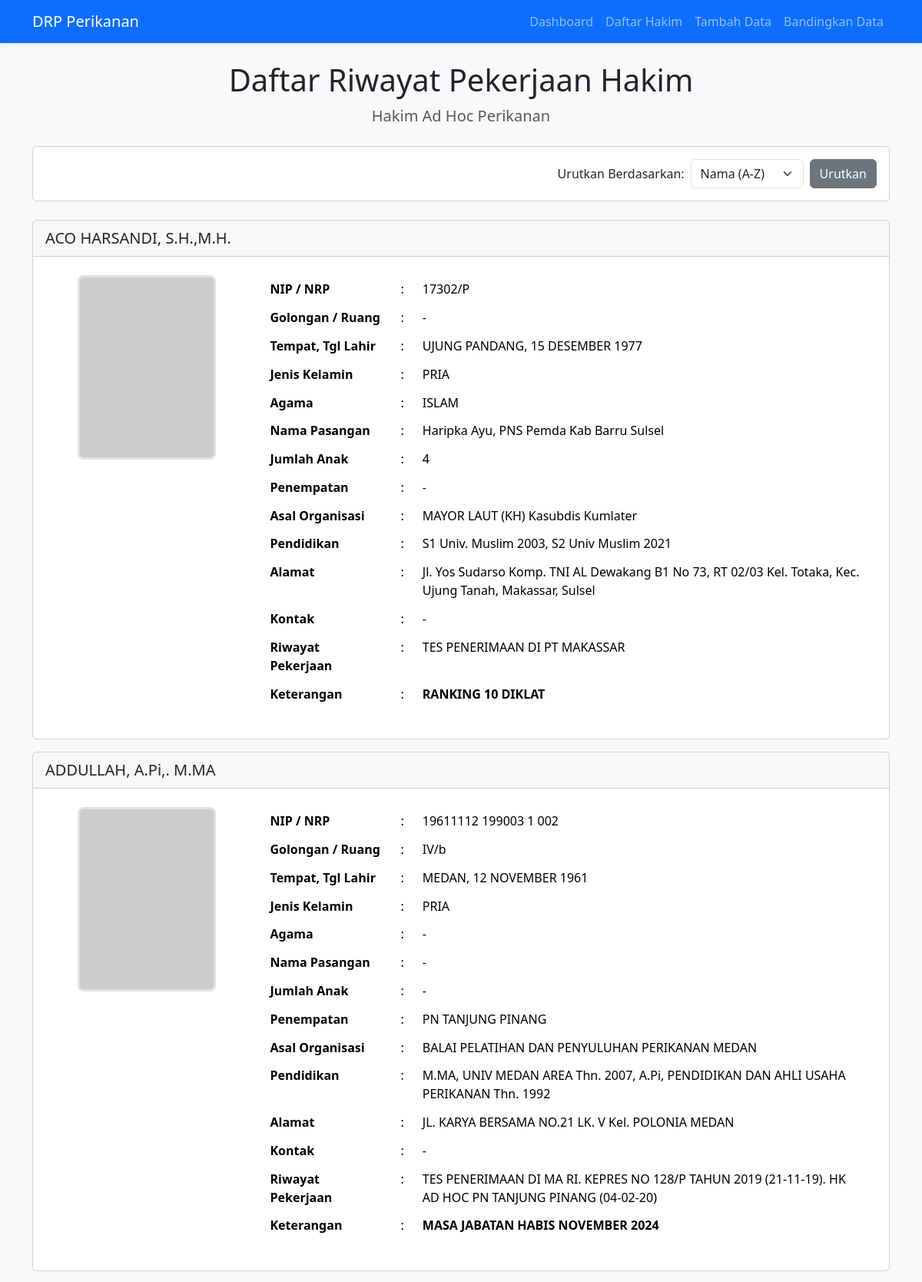
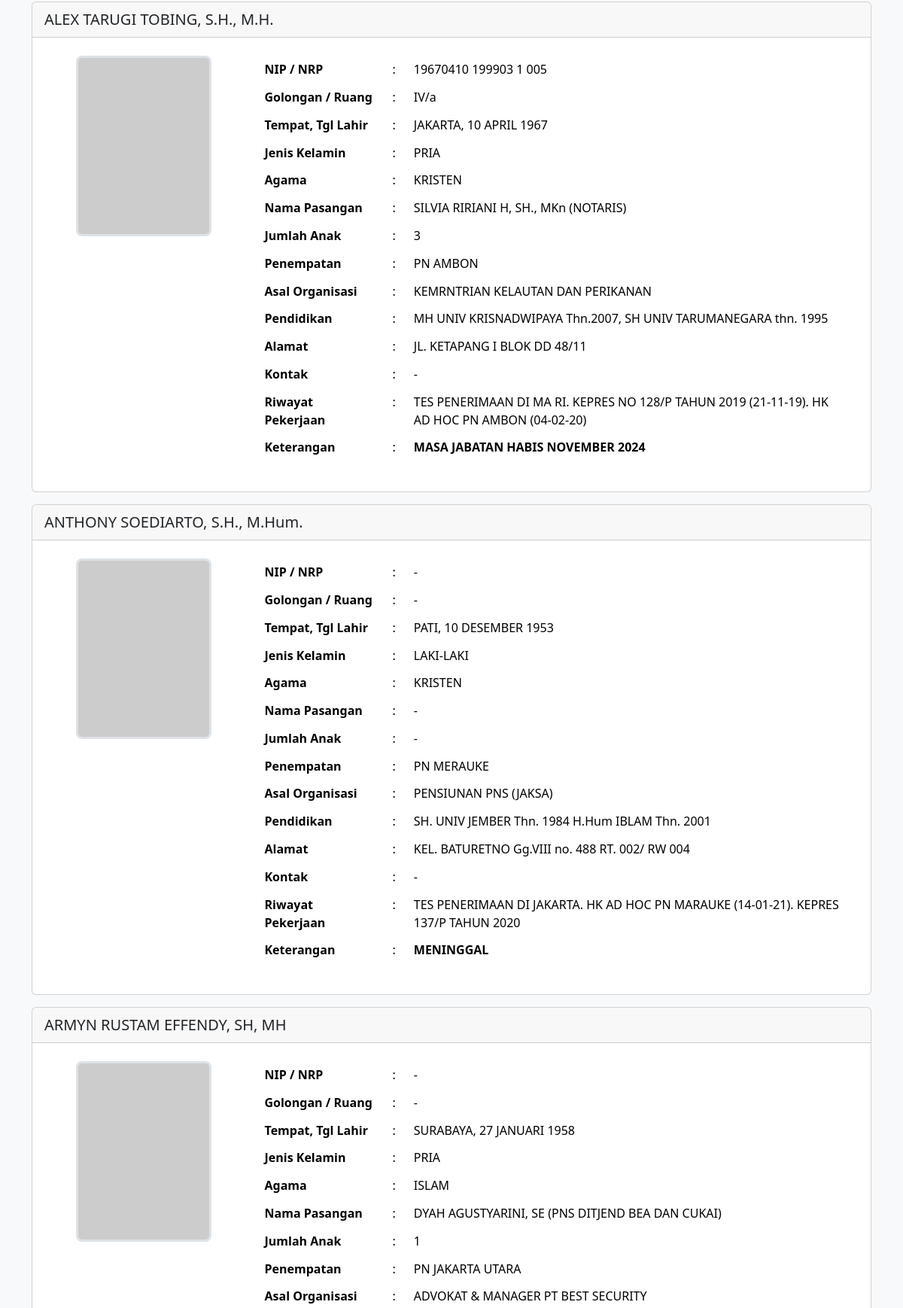
Page /drp_perikanan.php (upper part) on the committed database (2 pictures, top to bottom).
### tables this page shows
CREATE TABLE `drp_hakim_perikanan` (
  `id` int(11) NOT NULL,
  `nama` varchar(255) NOT NULL,
  `foto_filename` varchar(255) DEFAULT NULL,
  `nip_nrp` varchar(100) DEFAULT NULL,
  `gol_rg` varchar(100) DEFAULT NULL,
  `tempat_lahir` varchar(100) DEFAULT NULL,
  `tanggal_lahir` varchar(100) DEFAULT NULL,
  `jenis_kelamin` varchar(50) DEFAULT NULL,
  `agama` varchar(50) DEFAULT NULL,
  `jabatan` varchar(255) DEFAULT 'Hakim Ad Hoc Perikanan',
  `penempatan` varchar(255) DEFAULT NULL,
  `asal_organisasi` text DEFAULT NULL,
  `nama_pasangan` varchar(255) DEFAULT NULL,
  `jumlah_anak` varchar(10) DEFAULT NULL,
  `pendidikan` text DEFAULT NULL,
  `alamat` text DEFAULT NULL,
  `kontak` varchar(255) DEFAULT NULL,
  `riwayat_pekerjaan` text DEFAULT NULL,
  `keterangan` text DEFAULT NULL
);

### drp_perikanan.php (the view, shortened to what this page needs)
<!DOCTYPE html>
<html lang="id">
<head>
    <link href="https://cdn.jsdelivr.net/npm/bootstrap@5.3.2/dist/css/bootstrap.min.css" rel="stylesheet">
</head>
<body>
<nav class="navbar navbar-expand-lg navbar-dark bg-primary shadow-sm">
  <div class="container">
    <a class="navbar-brand" href="drp_perikanan.php">DRP Perikanan</a>
    <div class="collapse navbar-collapse" id="navbarNav">
      <ul class="navbar-nav ms-auto">
         <li class="nav-item">
          <a class="nav-link" href="index.php">Dashboard</a>
        </li>
        <li class="nav-item">
          <a class="nav-link" href="drp_perikanan.php">Daftar Hakim</a>
        </li>
        <li class="nav-item">
          <a class="nav-link" href="tambah_data_drpp.php">Tambah Data</a>
        </li>
        <li class="nav-item">
          <a class="nav-link" href="compare.php">Bandingkan Data</a>
        </li>
      </ul>
    </div>
  </div>
</nav>
<div class="container mt-4">
    <div class="text-center mb-4">
        <h1 class="display-6">Daftar Riwayat Pekerjaan Hakim</h1>
        <p class="lead text-muted">Hakim Ad Hoc Perikanan</p>
    </div>
    <div class="card mb-4">
        <div class="card-body">
            <form method="GET" action="drp_perikanan.php" class="d-flex justify-content-end align-items-center gap-2">
                <label for="sort" class="form-label mb-0">Urutkan Berdasarkan:</label>
                <select name="sort" id="sort" class="form-select w-auto">
                    <option value="nama_asc" <?php if (isset($_GET['sort']) && $_GET['sort'] == 'nama_asc') echo 'selected'; ?>>Nama (A-Z)</option>
                </select>
                <button type="submit" class="btn btn-secondary">Urutkan</button>
            </form>
        </div>
    </div>
    <?php
    require_once 'koneksi.php';
    $sort_option = $_GET['sort'] ?? 'nama_asc';
    $order_by = 'nama ASC';
    switch ($sort_option) {
        default:
            $order_by = 'nama ASC';
            break;
    }
    $sql = "SELECT * FROM drp_hakim_perikanan ORDER BY $order_by";
    $result = $conn->query($sql);
    if ($result->num_rows > 0) {
        while($row = $result->fetch_assoc()) {
            echo '<div class="card mb-3">';
            echo '<div class="card-header fs-5">' . htmlspecialchars($row["nama"]) . '</div>';
            echo '<div class="card-body p-4"><div class="row g-4">';
            echo '<div class="col-lg-3 d-flex justify-content-center align-items-start">';
            $foto_folder = 'foto_hakim/';
            $foto_path = $foto_folder . htmlspecialchars($row["foto_filename"] ?? '');
            if (!empty($row["foto_filename"]) && file_exists($foto_path)) {
                echo '<img src="' . $foto_path . '" alt="Foto ' . htmlspecialchars($row["nama"]) . '" class="profile-pic">';
            } else {
                echo '<img src="https://via.placeholder.com/180x240.png?text=Foto" alt="Foto tidak tersedia" class="profile-pic">';
            }
            echo '</div>';
            echo '<div class="col-lg-9"><table class="table table-custom">';
            echo '<tr><td>NIP / NRP</td><td>:</td><td>' . htmlspecialchars($row["nip_nrp"] ?: '-') . '</td></tr>';
            echo '<tr><td>Golongan / Ruang</td><td>:</td><td>' . htmlspecialchars($row["gol_rg"] ?: '-') . '</td></tr>';
            echo '<tr><td>Tempat, Tgl Lahir</td><td>:</td><td>' . htmlspecialchars(($row["tempat_lahir"] ?? '') . (!empty($row["tempat_lahir"]) && !empty($row["tanggal_lahir"]) ? ', ' : '') . ($row["tanggal_lahir"] ?? '-')) . '</td></tr>';
            echo '<tr><td>Jenis Kelamin</td><td>:</td><td>' . htmlspecialchars($row["jenis_kelamin"] ?: '-') . '</td></tr>';
            echo '<tr><td>Agama</td><td>:</td><td>' . htmlspecialchars($row["agama"] ?: '-') . '</td></tr>';
            echo '<tr><td>Nama Pasangan</td><td>:</td><td>' . htmlspecialchars($row["nama_pasangan"] ?: '-') . '</td></tr>';
            echo '<tr><td>Jumlah Anak</td><td>:</td><td>' . htmlspecialchars($row["jumlah_anak"] ?: '-') . '</td></tr>';
            echo '<tr><td>Penempatan</td><td>:</td><td>' . htmlspecialchars($row["penempatan"] ?: '-') . '</td></tr>';
            echo '<tr><td>Asal Organisasi</td><td>:</td><td>' . nl2br(htmlspecialchars($row["asal_organisasi"] ?: '-')) . '</td></tr>';
            echo '<tr><td>Pendidikan</td><td>:</td><td>' . nl2br(htmlspecialchars($row["pendidikan"] ?: '-')) . '</td></tr>';
            echo '<tr><td>Alamat</td><td>:</td><td>' . nl2br(htmlspecialchars($row["alamat"] ?: '-')) . '</td></tr>';
            echo '<tr><td>Kontak</td><td>:</td><td>' . htmlspecialchars($row["kontak"] ?: '-') . '</td></tr>';
            echo '<tr><td>Riwayat Pekerjaan</td><td>:</td><td>' . nl2br(htmlspecialchars($row["riwayat_pekerjaan"] ?: '-')) . '</td></tr>';
            if ($row["keterangan"]) {
                echo '<tr><td>Keterangan</td><td>:</td><td><strong>' . htmlspecialchars($row["keterangan"]) . '</strong></td></tr>';
            }
            echo '</table></div>';
            echo '</div></div></div>';
        }
    } else {
        echo '<div class="alert alert-info text-center">Belum ada data. Silakan klik tombol "Tambah Data Baru" untuk memulai.</div>';
    }
    ?>
</div>
</body>
</html>

### drp_perikanan.php (style rules this page uses)
body { background-color: #f8f9fa; }
.profile-pic { width: 100%; max-width: 180px; height: 240px; object-fit: cover; border-radius: 0.5rem; background-color: #e9ecef; border: 3px solid #dee2e6; }
.table-custom td { padding: 0.4rem 0.75rem; vertical-align: top; border: none; }
.table-custom tr td:first-child { font-weight: 600; width: 170px; }
.table-custom tr td:nth-child(2) { width: 15px; }

### rows in the picture
drp_hakim_perikanan: nama "ACO HARSANDI, S.H.,M.H.", nip_nrp "17302/P", gol_rg "-", tempat_lahir+tanggal_lahir "UJUNG PANDANG, 15 DESEMBER 1977", jenis_kelamin "PRIA", agama "ISLAM", nama_pasangan "Haripka Ayu, PNS Pemda Kab Barru Sulsel", jumlah_anak "4", penempatan "-", asal_organisasi "MAYOR LAUT (KH) Kasubdis Kumlater", pendidikan "S1 Univ. Muslim 2003, S2 Univ Muslim 2021", alamat "Jl. Yos Sudarso Komp. TNI AL Dewakang B1 No 73, RT 02/03 Kel. Totaka, Kec. Ujung Tanah, Makassar, Sulsel", kontak "-", riwayat_pekerjaan "TES PENERIMAAN DI PT MAKASSAR", keterangan "RANKING 10 DIKLAT"
drp_hakim_perikanan: nama "ADDULLAH, A.Pi,. M.MA", nip_nrp "19611112 199003 1 002", gol_rg "IV/b", tempat_lahir+tanggal_lahir "MEDAN, 12 NOVEMBER 1961", jenis_kelamin "PRIA", agama "-", nama_pasangan "-", jumlah_anak "-", penempatan "PN TANJUNG PINANG", asal_organisasi "BALAI PELATIHAN DAN PENYULUHAN PERIKANAN MEDAN", pendidikan "M.MA, UNIV MEDAN AREA Thn. 2007, A.Pi, PENDIDIKAN DAN AHLI USAHA PERIKANAN Thn. 1992", alamat "JL. KARYA BERSAMA NO.21 LK. V Kel. POLONIA MEDAN", kontak "-", riwayat_pekerjaan "TES PENERIMAAN DI MA RI. KEPRES NO 128/P TAHUN 2019 (21-11-19). HK AD HOC PN TANJUNG PINANG (04-02-20)", keterangan "MASA JABATAN HABIS NOVEMBER 2024"
drp_hakim_perikanan: nama "ALEX TARUGI TOBING, S.H., M.H.", nip_nrp "19670410 199903 1 005", gol_rg "IV/a", tempat_lahir+tanggal_lahir "JAKARTA, 10 APRIL 1967", jenis_kelamin "PRIA", agama "KRISTEN", nama_pasangan "SILVIA RIRIANI H, SH., MKn (NOTARIS)", jumlah_anak "3", penempatan "PN AMBON", asal_organisasi "KEMRNTRIAN KELAUTAN DAN PERIKANAN", pendidikan "MH UNIV KRISNADWIPAYA Thn.2007, SH UNIV TARUMANEGARA thn. 1995", alamat "JL. KETAPANG I BLOK DD 48/11", kontak "-", riwayat_pekerjaan "TES PENERIMAAN DI MA RI. KEPRES NO 128/P TAHUN 2019 (21-11-19). HK AD HOC PN AMBON (04-02-20)", keterangan "MASA JABATAN HABIS NOVEMBER 2024"
drp_hakim_perikanan: nama "ANTHONY SOEDIARTO, S.H., M.Hum.", nip_nrp "-", gol_rg "-", tempat_lahir+tanggal_lahir "PATI, 10 DESEMBER 1953", jenis_kelamin "LAKI-LAKI", agama "KRISTEN", nama_pasangan "-", jumlah_anak "-", penempatan "PN MERAUKE", asal_organisasi "PENSIUNAN PNS (JAKSA)", pendidikan "SH. UNIV JEMBER Thn. 1984 H.Hum IBLAM Thn. 2001", alamat "KEL. BATURETNO Gg.VIII no. 488 RT. 002/ RW 004", kontak "-", riwayat_pekerjaan "TES PENERIMAAN DI JAKARTA. HK AD HOC PN MARAUKE (14-01-21). KEPRES 137/P TAHUN 2020", keterangan "MENINGGAL"
drp_hakim_perikanan: nama "ARMYN RUSTAM EFFENDY, SH, MH", nip_nrp "-", gol_rg "-", tempat_lahir+tanggal_lahir "SURABAYA, 27 JANUARI 1958", jenis_kelamin "PRIA", agama "ISLAM", nama_pasangan "DYAH AGUSTYARINI, SE (PNS DITJEND BEA DAN CUKAI)", jumlah_anak "1", penempatan "PN JAKARTA UTARA", asal_organisasi "ADVOKAT & MANAGER PT BEST SECURITY"
